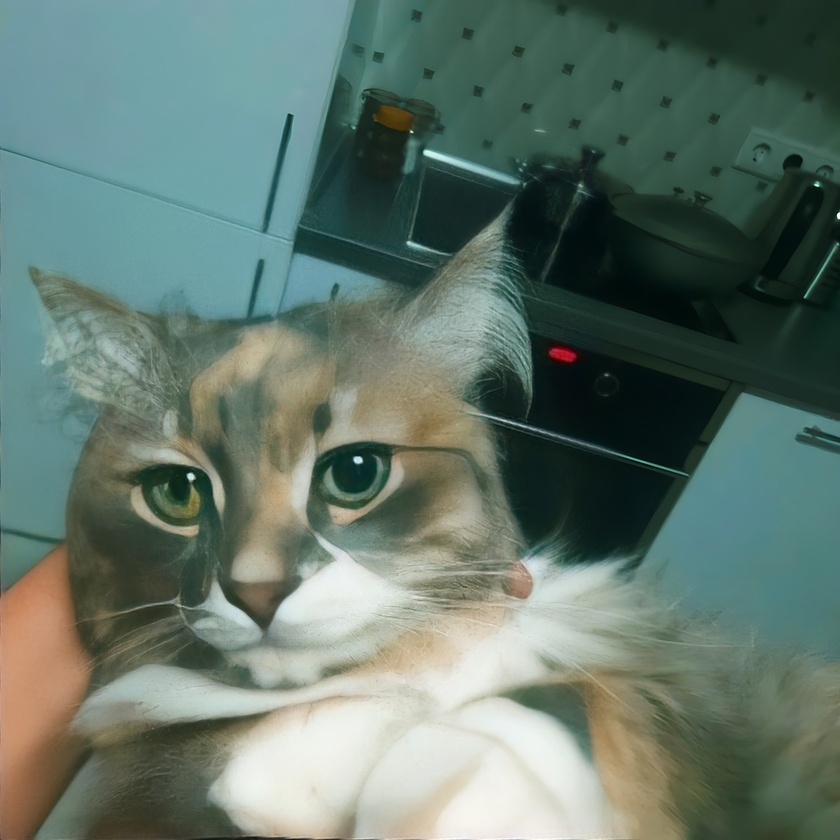
#> input picture Artificial Intelligence/DataScience/Lecture Files/Matplotlib/image.jpg, 840 x 840 px, shrunk from 1920 x 1920 before the run
$ jupyter execute Metplotlib.ipynb
#> lines starting #> are read from the running program, lines starting #| are printed output that depends on the picture
[cell 1]
import matplotlib.pyplot as plt

# Linear Graph

[cell 2]
x = [10,20,25,40,64]
y = [2,3,4,5,6]

[cell 3]
plt.plot(x,y)
plt.show()

# Change color of line

[cell 4]
c = 'r'
plt.plot(x,y,c)
plt.show()

# Marker

[cell 5]
x = [12,3,32,23,54]
y = [65,45,23,12,65]

[cell 6]
plt.plot(x,y,marker='o')
plt.show()

[cell 7]
plt.plot(x,y,marker='x')
plt.show()

# Marker on one axis

[cell 8]
plt.plot(x,y)
plt.plot(y,marker='<')
plt.plot(x,marker='o')
plt.show()

# Bar Graph

[cell 9]
x = ['A','B','C','D']
y = [34,67,45,34]

[cell 10]
plt.bar(x,y)
plt.show()
#> figure, not shown here; tallest bar 67 high, from x = 0.6 to 1.4

[cell 11]
c = ['r','b','g','y']
plt.bar(x,y,color =c)
plt.show()
#> figure, not shown here; tallest bar 67 high, from x = 0.6 to 1.4

### Horizontal Bar Graph

[cell 12]
plt.barh(x,y)
plt.show()

[cell 13]
plt.barh(x,y,color=c)
plt.show()

#### Having only one color

[cell 14]
plt.barh(x,y,color='red')
plt.show()
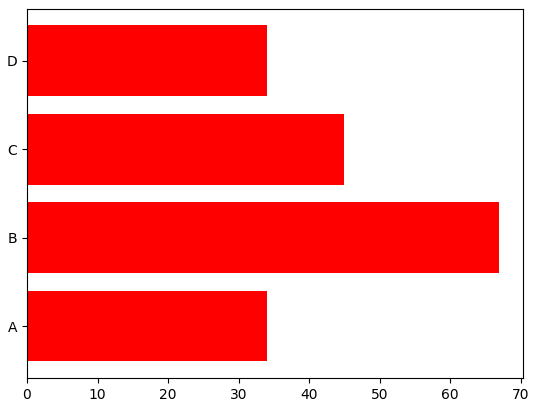
#> figure drawn by matplotlib, 1 panel

[cell 15]
plt.bar(x,y,color=c,width=0.3)
plt.show()
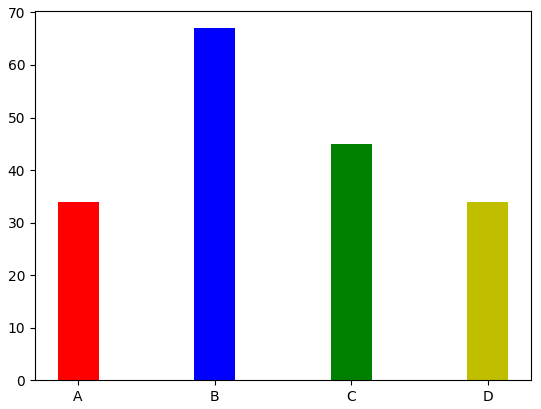
#> figure drawn by matplotlib, 1 panel; tallest bar 67 high, from x = 0.85 to 1.15

[cell 16]
plt.barh(x,y,color='red',height=0.2)
plt.show()
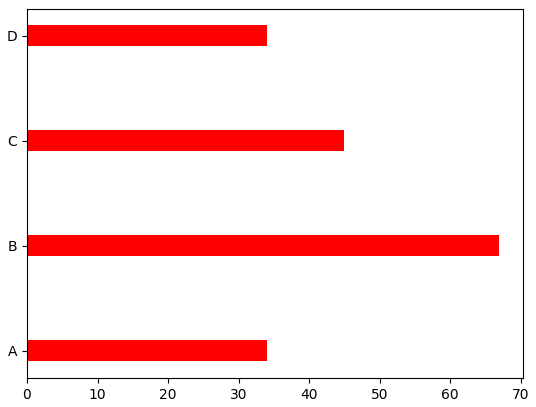
#> figure drawn by matplotlib, 1 panel

# Scatter Plot

[cell 17]
x = [1,2,4,5,6]
y = [45,34,65,78,54]

[cell 18]
plt.title('Linear Graph')
plt.plot(x,y)
plt.show()
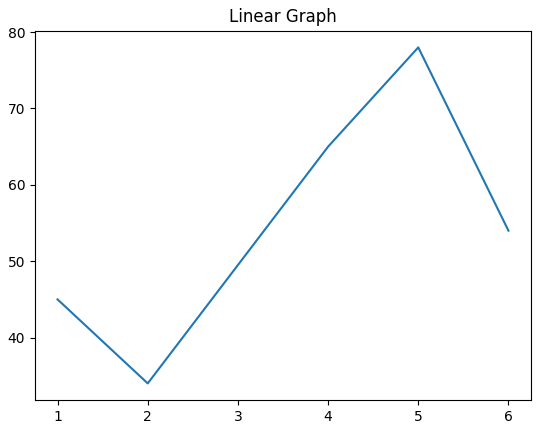
#> figure drawn by matplotlib, 1 panel

[cell 19]
plt.scatter(x,y)
plt.show()
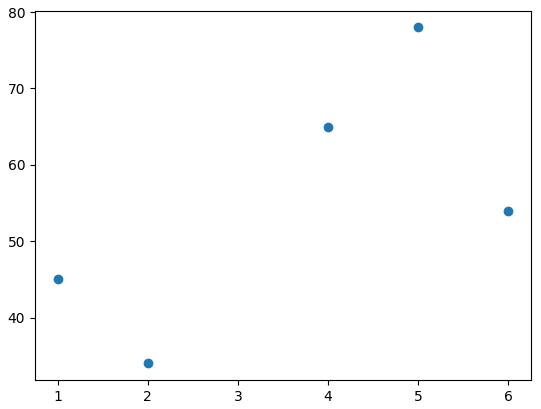
#> figure drawn by matplotlib, 1 panel

[cell 20]
plt.title("Scater Plot")
plt.scatter(x,y,color='red')
plt.show()

#### Size in scatter plot

[cell 21]
c = ['red','green','pink','orange','blue']

plt.title("Scatter Plot")
plt.xlabel("Month")
plt.ylabel("Sales")
plt.scatter(x,y,color=c,s=150)
plt.show()
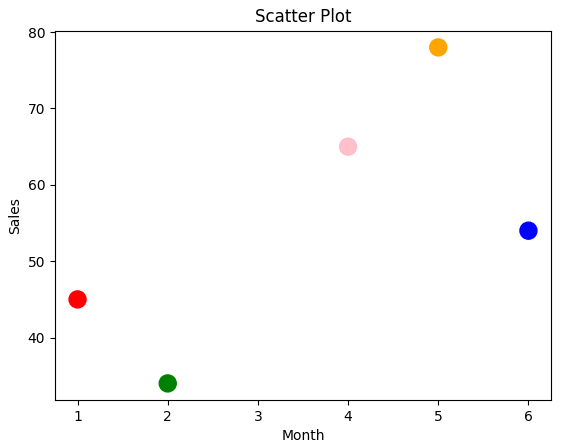
#> figure drawn by matplotlib, 1 panel

[cell 22]
plt.scatter(x,y,color=c,s=200)
plt.show()

# Let's Play With Images

[cell 23]
import numpy as np

[cell 24]
from PIL import Image

[cell 25]
fname = 'image.jpg'

[cell 26]
image = Image.open(fname).convert('L')
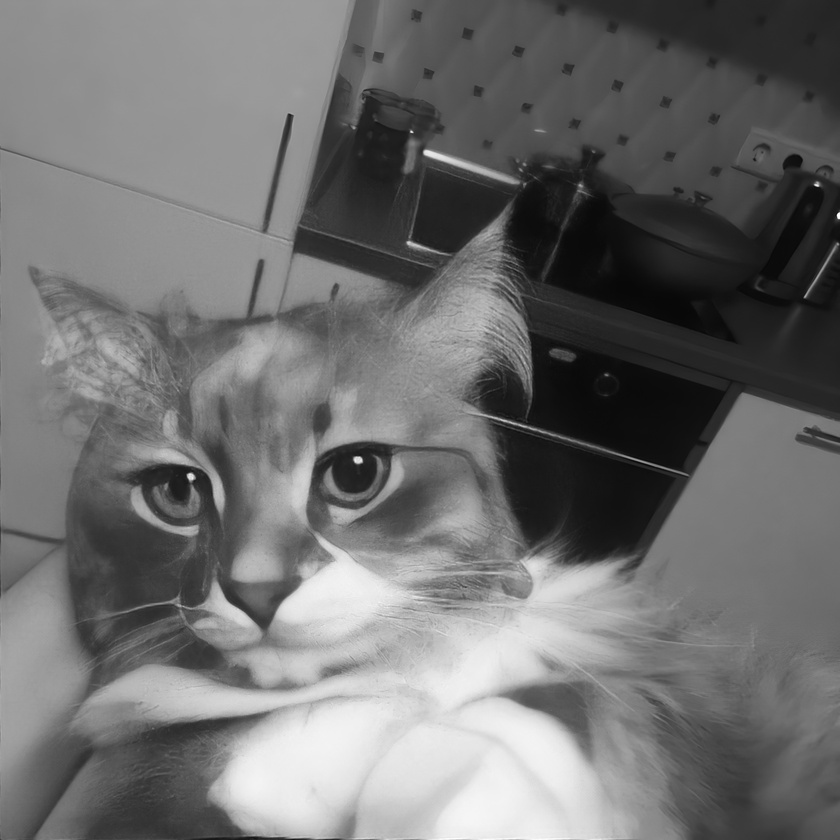
#> image: PIL image 840x840 L; min 7, max 255, mean 111.1

### Mapping image using PIL

[cell 27]
plt.imshow(image,cmap='gray')
plt.show()

[cell 28]
plt.imshow(image,cmap='gray',alpha=0.5)
plt.show()

[cell 29]
plt.imshow(image,aspect=0.5,cmap='plasma')
plt.show()

[cell 30]
plt.title('OSINT Challenge Cat')
plt.xlabel("Reddit User's Cat")
plt.ylabel("Comments are Deleted")
plt.imshow(image,cmap='BrBG')
plt.show()

# Metplotlib PIE Chart

[cell 31]
x = [10,20,39,86]
y = ['English','Urdu','Arabic','Islamyat']

[cell 32]
plt.pie(x)
plt.show()
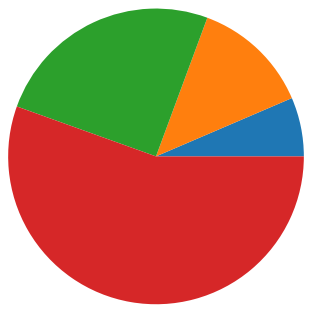
#> figure drawn by matplotlib, 1 panel

[cell 33]
plt.pie(x,labels=y)
plt.show()
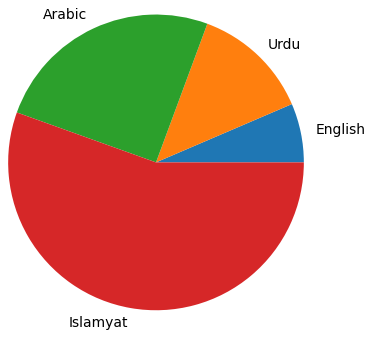
#> figure drawn by matplotlib, 1 panel

[cell 34]
plt.pie(x,labels=y)
plt.legend()
plt.show()
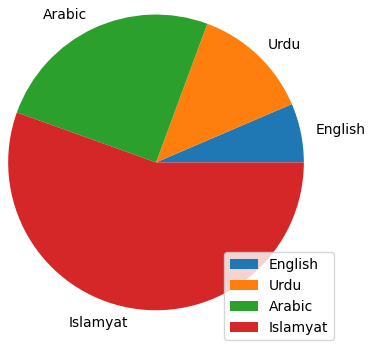
#> figure drawn by matplotlib, 1 panel
